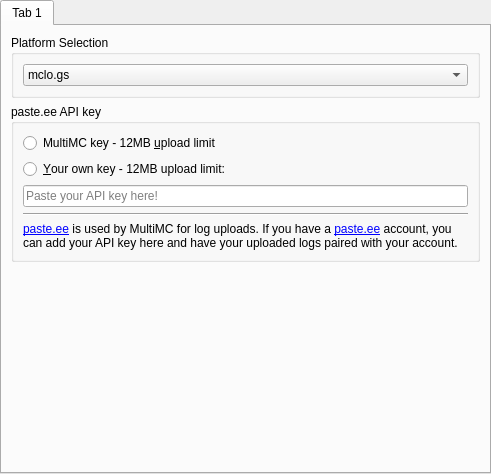
<?xml version="1.0" encoding="UTF-8"?>
<ui version="4.0">
 <class>PasteEEPage</class>
 <widget class="QWidget" name="PasteEEPage">
  <property name="geometry">
   <rect>
    <x>0</x>
    <y>0</y>
    <width>491</width>
    <height>474</height>
   </rect>
  </property>
  <layout class="QVBoxLayout" name="verticalLayout">
   <property name="leftMargin">
    <number>0</number>
   </property>
   <property name="topMargin">
    <number>0</number>
   </property>
   <property name="rightMargin">
    <number>0</number>
   </property>
   <property name="bottomMargin">
    <number>0</number>
   </property>
   <item>
    <widget class="QTabWidget" name="tabWidget">
     <property name="currentIndex">
      <number>0</number>
     </property>
     <widget class="QWidget" name="tab">
      <attribute name="title">
       <string notr="true">Tab 1</string>
      </attribute>
      <layout class="QVBoxLayout" name="verticalLayout_2">
       <item>
        <widget class="QGroupBox" name="groupBox">
         <property name="title">
          <string>Platform Selection</string>
         </property>
         <layout class="QVBoxLayout" name="verticalLayout_3">
          <item>
           <widget class="QComboBox" name="logPlatformComboBox">
            <item>
             <property name="text">
              <string notr="true">mclo.gs</string>
             </property>
            </item>
            <item>
             <property name="text">
              <string notr="true">paste.ee</string>
             </property>
            </item>
           </widget>
          </item>
         </layout>
        </widget>
       </item>
       <item>
        <widget class="QGroupBox" name="groupBox_2">
         <property name="title">
          <string>paste.ee API key</string>
         </property>
         <layout class="QVBoxLayout" name="verticalLayout_10">
          <item>
           <widget class="QRadioButton" name="multimcButton">
            <property name="text">
             <string>MultiMC key - 12MB &amp;upload limit</string>
            </property>
            <attribute name="buttonGroup">
             <string notr="true">pasteButtonGroup</string>
            </attribute>
           </widget>
          </item>
          <item>
           <widget class="QRadioButton" name="customButton">
            <property name="text">
             <string>&amp;Your own key - 12MB upload limit:</string>
            </property>
            <attribute name="buttonGroup">
             <string notr="true">pasteButtonGroup</string>
            </attribute>
           </widget>
          </item>
          <item>
           <widget class="QLineEdit" name="customAPIkeyEdit">
            <property name="echoMode">
             <enum>QLineEdit::Password</enum>
            </property>
            <property name="placeholderText">
             <string>Paste your API key here!</string>
            </property>
           </widget>
          </item>
          <item>
           <widget class="Line" name="line">
            <property name="orientation">
             <enum>Qt::Horizontal</enum>
            </property>
           </widget>
          </item>
          <item>
           <widget class="QLabel" name="label">
            <property name="text">
             <string>&lt;html&gt;&lt;head/&gt;&lt;body&gt;&lt;p&gt;&lt;a href=&quot;https://paste.ee&quot;&gt;paste.ee&lt;/a&gt; is used by MultiMC for log uploads. If you have a &lt;a href=&quot;https://paste.ee&quot;&gt;paste.ee&lt;/a&gt; account, you can add your API key here and have your uploaded logs paired with your account.&lt;/p&gt;&lt;/body&gt;&lt;/html&gt;</string>
            </property>
            <property name="textFormat">
             <enum>Qt::RichText</enum>
            </property>
            <property name="wordWrap">
             <bool>true</bool>
            </property>
            <property name="openExternalLinks">
             <bool>true</bool>
            </property>
           </widget>
          </item>
         </layout>
        </widget>
       </item>
       <item>
        <spacer name="verticalSpacer">
         <property name="orientation">
          <enum>Qt::Vertical</enum>
         </property>
         <property name="sizeHint" stdset="0">
          <size>
           <width>20</width>
           <height>40</height>
          </size>
         </property>
        </spacer>
       </item>
      </layout>
     </widget>
    </widget>
   </item>
  </layout>
 </widget>
 <tabstops>
  <tabstop>tabWidget</tabstop>
  <tabstop>multimcButton</tabstop>
  <tabstop>customButton</tabstop>
  <tabstop>customAPIkeyEdit</tabstop>
 </tabstops>
 <resources/>
 <connections/>
 <buttongroups>
  <buttongroup name="pasteButtonGroup"/>
 </buttongroups>
</ui>
